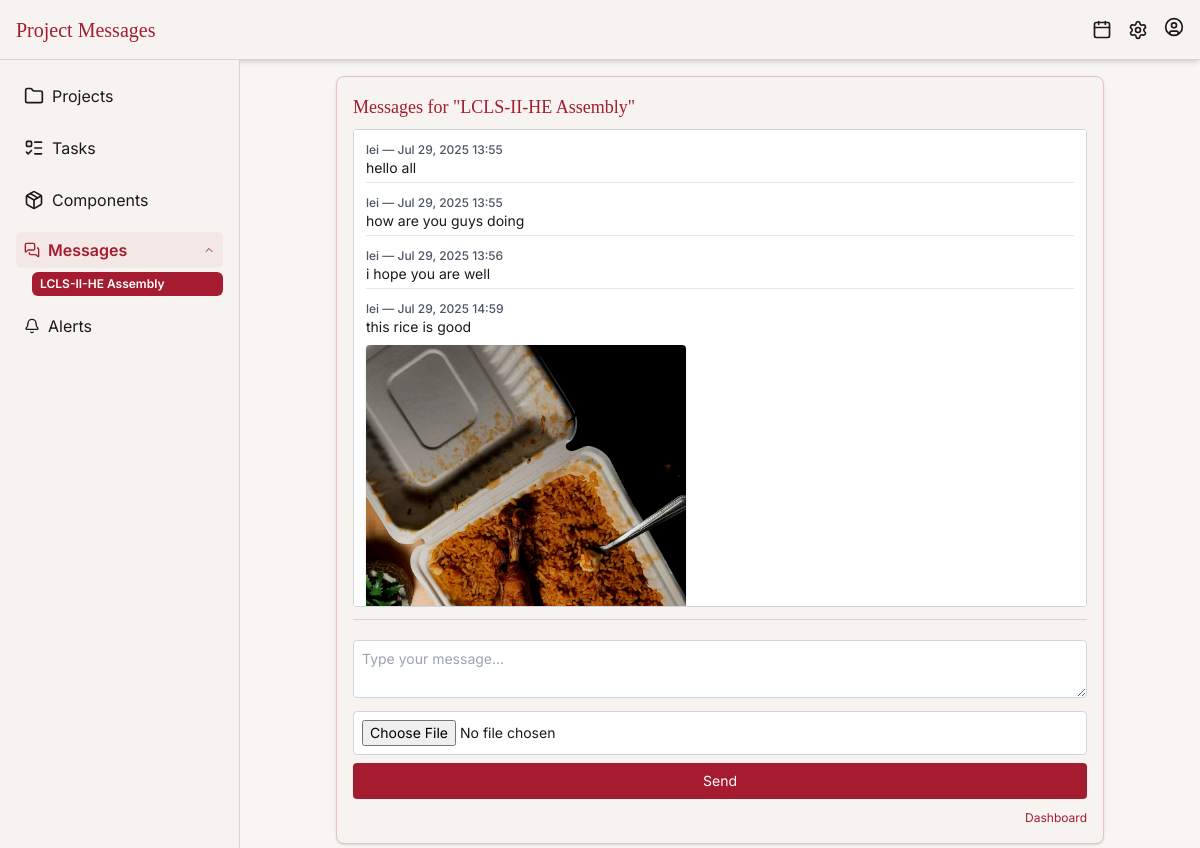
The app's page /projects/1/messages/ (signed in) with its own data.
### tracker/models.py (models this page shows, shortened)
class Project(models.Model):
    name = models.CharField(max_length=100)
    description = models.TextField(blank=True)
    start_date = models.DateField(null=True, blank=True)
    end_date = models.DateField(null=True, blank=True)
    status = models.CharField(
        max_length=20,
        choices=[('ongoing', 'Ongoing'), ('completed', 'Completed'), ('paused', 'Paused')],
        default='ongoing'
    )
    progress = models.FloatField(default=0)
    assigned_users = models.ManyToManyField(User, related_name='assigned_projects', blank=True)
    @property
    def progress(self):
        total = self.tasks.count()
        if total == 0:
            return 0
        approved = self.tasks.filter(is_approved=True).count()
        return int((approved / total) * 100)

class Message(models.Model):
    thread = models.ForeignKey(MessageThread, on_delete=models.CASCADE, related_name='messages')
    sender = models.ForeignKey(User, on_delete=models.CASCADE)
    body = models.TextField(blank=True)
    file = models.FileField(upload_to='chat_uploads/', blank=True, null=True)
    timestamp = models.DateTimeField(auto_now_add=True)

### tracker/views.py (the view)
# urls.py: path('projects/<int:project_id>/messages/', views.project_messages_view, name='project_messages'),
@login_required
def project_messages_view(request, project_id):
    project = get_object_or_404(Project, id=project_id)
    thread, created = MessageThread.objects.get_or_create(project=project)
    messages = thread.messages.order_by('timestamp')
    if request.method == 'POST':
        form = MessageForm(request.POST, request.FILES)
        if form.is_valid():
            message = form.save(commit=False)
            message.thread = thread
            message.sender = request.user
            message.save()
            return redirect('project_messages', project_id=project.id)
    else:
        form = MessageForm()
    return render(request, 'tracker/project_messages.html', {
        'project': project,
        'messages': messages,
        'form': form,
        'all_projects': Project.objects.all(),
    })

### tracker/forms.py
class MessageForm(forms.ModelForm):
    class Meta:
        model = Message
        fields = ['body', 'file']
        widgets = {
            'body': forms.Textarea(attrs={
                'rows': 2,
                'placeholder': 'Type your message...',
                'class': 'w-full border rounded p-2'
            }),
        }

### tracker/templates/tracker/project_messages.html (shortened to what this page needs)
<!DOCTYPE html>
<html lang="en">
<head>
  <script src="https://cdn.tailwindcss.com"></script>
</head>
<body class="font-inter text-sm bg-[var(--bg-softest)] text-[var(--text-dark)] min-h-screen flex flex-col">
  <header class="bg-[var(--panel-bg)] shadow-md px-4 py-3 flex justify-between items-center h-[60px] border-b border-gray-300">
    <h1 class="text-xl font-playfair text-[var(--accent-red)]">Project Messages</h1>
    <div class="flex items-center gap-4">
      <a href="{% url 'calendar' %}" class="hover:text-[var(--accent-red)] transition hover:scale-110">
        <i data-lucide="calendar" class="w-5 h-5"></i>
      </a>
      <a href="{% url 'settings' %}" class="hover:text-[var(--accent-red)] transition hover:scale-110">
        <i data-lucide="settings" class="w-5 h-5"></i>
      </a>
      <div class="relative">
        <button id="profileBtn" class="hover:text-[var(--accent-red)] transition hover:scale-110 focus:outline-none">
          <i data-lucide="user-circle" class="w-5 h-5"></i>
        </button>
      </div>
    </div>
  </header>
  <main class="flex-1 flex overflow-hidden">
    <aside class="w-1/5 bg-[var(--panel-bg)] border-r border-gray-300 p-4 overflow-y-auto text-base">
      <nav class="flex flex-col gap-3">
        <a href="{% url 'project_list' %}" class="flex items-center gap-2 px-2 py-2 rounded-md hover:bg-[#f4e8e7] hover:text-[var(--accent-red)]">
          <i data-lucide="folder" class="w-5 h-5"></i> <span>Projects</span>
        </a>
        <a href="{% url 'all_tasks' %}" class="flex items-center gap-2 px-2 py-2 rounded-md hover:bg-[#f4e8e7] hover:text-[var(--accent-red)]">
          <i data-lucide="list-todo" class="w-5 h-5"></i> <span>Tasks</span>
        </a>
        <a href="{% url 'components' %}" class="flex items-center gap-2 px-2 py-2 rounded-md hover:bg-[#f4e8e7] hover:text-[var(--accent-red)]">
          <i data-lucide="package" class="w-5 h-5"></i> <span>Components</span>
        </a>
        <details open class="group">
          <summary class="flex items-center gap-2 px-2 py-1.5 rounded-md bg-[#f4e8e7] text-[var(--accent-red)] font-semibold cursor-pointer">
            <i data-lucide="messages-square" class="w-4 h-4"></i> <span>Messages</span>
            <i data-lucide="chevron-down" class="ml-auto group-open:rotate-180 transition-transform w-3 h-3"></i>
          </summary>
          <ul class="mt-1 ml-4 space-y-1 text-xs">
            {% for p in all_projects %}
              <li>
                <a href="{% url 'project_messages' project_id=p.id %}"
                   class="block px-2 py-1 rounded-md transition {% if p.id == project.id %}bg-[var(--accent-red)] text-white font-semibold{% else %}text-gray-700 hover:text-[var(--accent-red)] hover:bg-[#fdf3f2]{% endif %}">
                  {{ p.name }}
                </a>
              </li>
            {% endfor %}
          </ul>
        </details>
        <a href="{% url 'alerts' %}" class="flex items-center gap-2 px-2 py-1.5 rounded-md hover:bg-[#f4e8e7] hover:text-[var(--accent-red)]">
          <i data-lucide="bell" class="w-4 h-4"></i> <span>Alerts</span>
        </a>
      </nav>
    </aside>
    <section class="flex-1 p-4">
      <div class="max-w-3xl mx-auto h-[calc(100vh-80px)] flex flex-col bg-[var(--panel-bg)] border border-[#e7c2c4] rounded-lg shadow p-4">
        <h2 class="text-lg font-playfair text-[var(--accent-red)] mb-2">Messages for "{{ project.name }}"</h2>
        <div id="chat-box" class="flex-1 overflow-y-auto space-y-3 border border-gray-300 bg-white p-3 rounded text-sm leading-snug mb-3">
          {% for msg in messages %}
            <div class="border-b border-gray-200 pb-1">
              <div class="text-xs text-gray-600 font-medium">{{ msg.sender.username }} — {{ msg.timestamp|date:"M d, Y H:i" }}</div>
              {% if msg.body %}
                <p class="text-[var(--text-dark)] text-sm">{{ msg.body }}</p>
              {% endif %}
              {% if msg.file %}
                {% with msg.file.name|lower as filename %}
                  {% if ".jpg" in filename or ".jpeg" in filename or ".png" in filename %}
                    <img src="{{ msg.file.url }}" alt="Uploaded Image" class="mt-2 max-w-xs rounded shadow" />
                  {% elif ".pdf" in filename %}
                    <a href="{{ msg.file.url }}" target="_blank" class="text-[var(--accent-red)] underline text-xs mt-1 block">View PDF</a>
                  {% else %}
                    <a href="{{ msg.file.url }}" download class="text-[var(--accent-red)] underline text-xs mt-1 block">Download Attachment</a>
                  {% endif %}
                {% endwith %}
              {% endif %}
            </div>
          {% empty %}
            <p class="text-gray-500">No messages yet.</p>
          {% endfor %}
        </div>
        <form method="post" enctype="multipart/form-data" class="border-t border-gray-300 pt-3 space-y-2">
          <textarea name="body" rows="2" class="w-full border border-gray-300 rounded p-2 text-sm" placeholder="Type your message..."></textarea>
          <input type="file" name="file" class="block w-full text-sm border border-gray-300 rounded p-2 bg-white" />
          <button type="submit" class="bg-[var(--accent-red)] text-white px-4 py-2 rounded hover:bg-red-700 transition w-full">Send</button>
        </form>
        <div class="mt-2 text-right">
          <a href="{% url 'lead_dashboard' %}" class="text-[var(--accent-red)] hover:underline text-xs">Dashboard</a>
        </div>
      </div>
    </section>
  </main>
</body>
</html>

### tracker/templates/tracker/project_messages.html (style rules this page uses)
:root { --accent-red: #a51c30; --bg-softest: #f8f6f3; --panel-bg: #f6f3f0; --text-dark: #1A1A1A; }
.font-playfair { font-family: 'Playfair Display', serif; }
.font-inter { font-family: 'Inter', sans-serif; }

### records on screen
Project: name "LCLS-II-HE Assembly"
Message: sender.username "lei", timestamp "Jul 29, 2025 13:55", body "hello all"
Message: sender.username "lei", timestamp "Jul 29, 2025 13:55", body "how are you guys doing"
Message: sender.username "lei", timestamp "Jul 29, 2025 13:56", body "i hope you are well"
Message: sender.username "lei", timestamp "Jul 29, 2025 14:59", body "this rice is good", file (picture)
